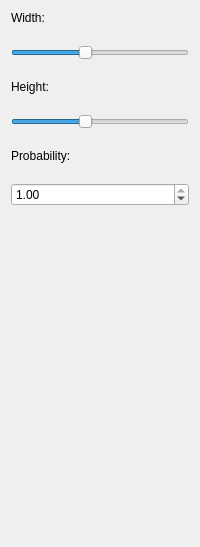
              <widget class="QWidget" name="crop">
               <layout class="QVBoxLayout" name="verticalLayout_54">
                <property name="spacing">
                 <number>20</number>
                </property>
                <item>
                 <widget class="QLabel" name="label_103">
                  <property name="text">
                   <string>Width:</string>
                  </property>
                 </widget>
                </item>
                <item>
                 <widget class="QSlider" name="crop_width_a">
                  <property name="minimum">
                   <number>16</number>
                  </property>
                  <property name="value">
                   <number>50</number>
                  </property>
                  <property name="orientation">
                   <enum>Qt::Horizontal</enum>
                  </property>
                 </widget>
                </item>
                <item>
                 <widget class="QLabel" name="label_114">
                  <property name="text">
                   <string>Height:</string>
                  </property>
                 </widget>
                </item>
                <item>
                 <widget class="QSlider" name="crop_height_a">
                  <property name="minimum">
                   <number>16</number>
                  </property>
                  <property name="value">
                   <number>50</number>
                  </property>
                  <property name="orientation">
                   <enum>Qt::Horizontal</enum>
                  </property>
                 </widget>
                </item>
                <item>
                 <widget class="QLabel" name="label_115">
                  <property name="text">
                   <string>Probability:</string>
                  </property>
                 </widget>
                </item>
                <item>
                 <widget class="QDoubleSpinBox" name="crop_p">
                  <property name="decimals">
                   <number>2</number>
                  </property>
                  <property name="maximum">
                   <double>1.000000000000000</double>
                  </property>
                  <property name="singleStep">
                   <double>0.010000000000000</double>
                  </property>
                  <property name="value">
                   <double>1.000000000000000</double>
                  </property>
                 </widget>
                </item>
                <item>
                 <spacer name="verticalSpacer_5">
                  <property name="orientation">
                   <enum>Qt::Vertical</enum>
                  </property>
                  <property name="sizeHint" stdset="0">
                   <size>
                    <width>20</width>
                    <height>330</height>
                   </size>
                  </property>
                 </spacer>
                </item>
               </layout>
              </widget>
